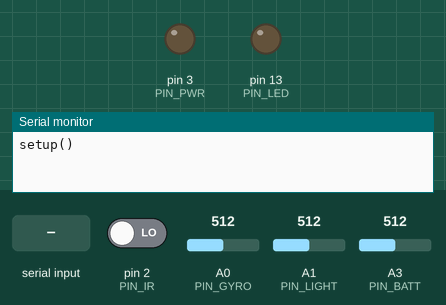
Simulated run of this sketch. Board: Arduino Uno, built with avr-gcc and run on an emulated ATmega328P. Parts: output pins drawn as LEDs (lit = HIGH), the last lines printed to the serial monitor. Dashed ring = blinking. The inputs (shaded band) are chosen by the test bench; at power-on: pin 2 (PIN_IR) LOW, A3 (PIN_BATT) = 512, A0 (PIN_GYRO) = 512, A1 (PIN_LIGHT) = 512. Random numbers use the default seed unless the sketch sets one.

Above: at 0.1 s.
At 2.3 s:
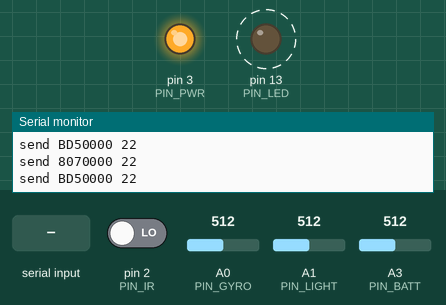
2.4 s: "o90\n" received over Serial
At 4.07 s:
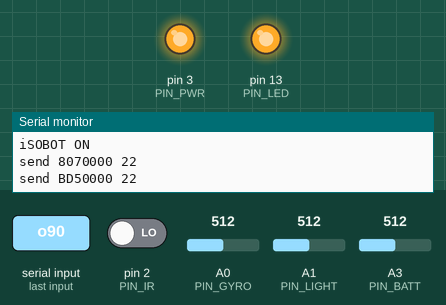
8.2 s: pin 2 (PIN_IR) driven HIGH
13.5 s: A3 (PIN_BATT) set to 164
19.1 s: A3 (PIN_BATT) set to 149
22.6 s: byte 115 ('s') received over Serial
Timing chart, 0 to 25.2 s (numbered marks = the images above; inputs shaded):
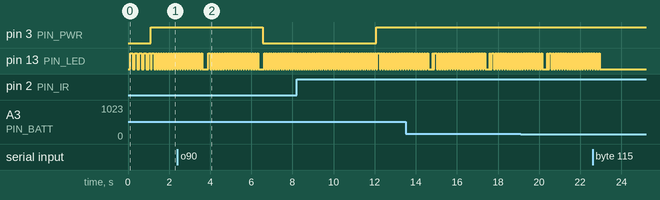

The sketch:

isobot3.ino
```cpp
#define DIM(a) (sizeof(a)/sizeof(a[0]))

#define PIN_IR   2 // digital - do not change this or change the pin assignment in PCINT receiver
#define PIN_PWR  3 // digital - controlls power to the iSobot 0-ON 1-OFF
#define PIN_LED 13 // digital

#define PIN_GYRO  0 // analog
#define PIN_LIGHT 1 // analog
#define PIN_BATT  3 // analog

#define CMD_AIRDRUMS 0x8D
#define CMD_HP       0xD5
#define CMD_MODE_RC  0x07
#define CMD_GOODMORNING 0x44
#define CMD_CLINK    0x7E
#define CMD_LOVE1    0x6B

#define CMD_TURNON 0x01
#define CMD_ACTIVATED 0x02
#define CMD_READY 0x03
#define CMD_RC_CONFIRM 0x04
#define CMD_RC_PROMPT 0x05
#define CMD_MODE_PROMPT 0x06
#define CMD_IDLE_PROMPT 0x0B // 0x0C,0x0D,0x0E all the same
#define CMD_HUMMING_PROMPT 0x0F
#define CMD_COUGH_PROMPT 0x10
#define CMD_TIRED_PROMPT 0x11
#define CMD_SLEEP_PROMPT 0x12
#define CMD_FART 0x40 // 2A
#define CMD_ALLYOURBASES 0x41
#define CMD_SHOOT_RIGHT 0x64
#define CMD_SHOOT_RIGHT2 0x68
#define CMD_SHOOT2 0x69
#define CMD_BEEP 0x6a
#define CMD_BANZAI 0x7F
#define CMD_CHEER1 0x90
#define CMD_CHEER2 0x91
#define CMD_DOG 0x92
#define CMD_CAR 0x93
#define CMD_EAGLE 0x94
#define CMD_ROOSTER 0x95
#define CMD_GORILLA 0x96
#define CMD_LOOKOUT 0xA1
#define CMD_STORY1 0xA2 // knight and princess
#define CMD_STORY2 0xA3 // ready to start day
#define CMD_GREET1 0xA4 // good morning
#define CMD_GREET2 0xA5 // do somthing fun
#define CMD_POOP 0xA6 // poops his pants
#define CMD_GOOUT 0xA7 // ready to go out dancing
#define CMD_HIBUDDY 0xA8 // .. bring a round of drinks
#define CMD_INTRODUCTION 0xA9
#define CMD_ATYOURSERVICE 0xAA
#define CMD_SMELLS 0xAB
#define CMD_THATWASCLOSE 0xAC
#define CMD_WANNAPICEOFME 0xAD
#define CMD_RUNFORYOURLIFE 0xAE
#define CMD_TONEWTODIE 0xAF
// 0xB0 - nothing?
#define CMD_SWANLAKE 0xB1
#define CMD_DISCO 0xB2
#define CMD_MOONWALK 0xB3
#define CMD_REPEAT_PROMPT 0xB4
#define CMD_REPEAT_PROMPT2 0xB5
#define CMD_REPEAT_PROMPT3 0xB6
// 0xB7-0xC4 steps in different directions
#define CMD_HEADSMASH 0xC5
#define CMD_HEADHIT 0xC6
// 0xCC-0xD2 - unknown (use param?)
#define CMD_HIBEEP 0xD3
// 0xD4 - unknown (use param?)
#define CMD_BEND_BACK 0xD8 // same up to 0xDB
#define CMD_SQUAT 0xDB // also 0xDC
#define CMD_BEND_FORWARD 0xDD
#define CMD_HEAD_LEFT_60 0xDE
#define CMD_HEAD_LEFT_45 0xDF
#define CMD_HEAD_LEFT_30 0xE0
#define CMD_HEAD_RIGHT_30 0xE1
#define CMD_HEAD_RIGHT_45 0xE2
#define CMD_HEAD_RIGHT_60 0xE3
// seems identical to A & B getups
#define CMD_GETUP_BELLY 0xE4
#define CMD_GETUP_BACK 0xE5
// E6 unknown
#define CMD_HEAD_SCAN_AND_BEND 0xE7
#define CMD_ARM_TEST 0xE8
#define CMD_FALL_AND_LEG_TEST 0xE9
#define CMD_THANKYOUSIR 0xEA
#define CMD_ILOVEYOU_SHORT 0xEB
// CMD_3BEEPS goes through some test sequence and also turns sounds (starts?)
// into beeps for all commands (power off to quit this mode)
// (looks like a tool to synchronize sound with moves)
#define CMD_3BEEPS 0xEC
#define CMD_FALL_DEAD 0xED
#define CMD_3BEEPS_AND_SLIDE 0xEE
// EF-FF unknown

/////////////////////////////////////////////////////////////////////////////////

inline
byte computeCheckSum( long cmd )
{
  // cmd &= ~0x07000000; // clear up existing checksum if any
  // first sum up all bytes
  byte s = cmd + (cmd >> 8) + (cmd >> 16) + (cmd >> 24);
  // then sum up the result, 3 bits at a time
  s = (s & 7) + ((s >> 3) & 7) + (s >> 6) & 7;
  // return 3 lower bits of the sum
  return s & 7;
}

inline
byte computeCheckSum( byte hdr, byte cmd1, byte cmd2, byte cmd3 )
{
  // first sum up all bytes
  byte s = hdr + cmd1 + cmd2 + cmd3;
  // then sum up the result, 3 bits at a time
  s = (s & 7) + ((s >> 3) & 7) + (s >> 6) & 7;
  // return 3 lower bits of the sum
  return s & 7;
}

inline
byte makeHdr(byte channel, byte msgtype, byte checksum = 0)
{
  return (channel << 5) + (msgtype << 3) + checksum;
}

// 2 byte command, type = 01
inline
unsigned long irMakeMsg(byte ch, byte cmd, byte par = 0)
{
  byte hdr = makeHdr(ch,1);
  hdr += computeCheckSum( hdr, cmd, par, 0 );
  unsigned long msg = hdr;
  msg <<= 8;
  msg |= cmd;
  msg <<= 8;
  msg |= par;
  msg <<= 8;
  msg |= 0;
  return msg;
}

// 3 byte command, type = 00
inline
unsigned long irMakeMsg(byte ch, byte cmd1, byte cmd2, byte cmd3)
{
  byte hdr = makeHdr(ch,0);
  hdr += computeCheckSum( hdr, cmd1, cmd2, cmd3 );
  unsigned long msg = hdr;
  msg <<= 8;
  msg |= cmd1;
  msg <<= 8;
  msg |= cmd2;
  msg <<= 8;
  msg |= cmd3;
  return msg;
}

inline
unsigned long irMakeHandMsg(byte leftRotator, byte leftElboW, byte rightRotator, byte rightElbow)
{
}


/////////////////////////////////////////////////////////////////////////////////

#define TimeStart 2500
#define TimeZero  500
#define TimeOne   1000
#define TimeOff   500

////////////////////////////////////////////////////////////////////////////////////////
// generate (simulate) a burst of IR for given time
//
void irSendSignal(unsigned time)
{
    // outputing 0 (we are open-collector with the isobot's IR sensor
    pinMode(PIN_IR,OUTPUT);
    delayMicroseconds( time );
    // making the PIN an input again will remove the drive to 0, hence let the IR sensor to act
    pinMode(PIN_IR,INPUT);
}


//////////////////////////////////////////////////////////////////////////////////////
// send full message (either 22 or 30 bits depending on msg type field)
// the cmd format is:
// - header on the most siginificant byte (00CTTSSS - C-channel; TT-type; SSS-checksum)
// - then payload on lower bytes
//
void irSendMsg(unsigned long msg)
{
    byte len = ((msg >> 24) & (3<<3)) == 0 ? 30 : 22;

    Serial.print("send ");
    Serial.print(msg,HEX);
    Serial.print(' ');
    Serial.print(len,DEC);
    Serial.print(' ');
    Serial.println();

    irSendSignal( TimeStart );
    // the message type field is
    for(byte bit = len; bit > 0; bit--)
    {
      // probe the current top bit only (hope the ar-gcc will optimize this '>> &' as a single byte operation)
      // this probe start from the top header bit but then we shift up the cmd
      unsigned time = ((msg >> 24) & (1<<5)) == 0 ? TimeZero : TimeOne;
//      Serial.print(time==TimeOne?'1':'0');
      delayMicroseconds(time);
      irSendSignal( TimeOff );
      // shift up the message to prepare for another turn
      msg <<= 1;
    }
}

void irSendMsg(byte ch, byte cmd, byte par = 0)
{
  irSendMsg(irMakeMsg(ch,cmd,par));
}

void irSendMsg(byte ch, byte cmd, byte par, byte par2)
{
  irSendMsg(irMakeMsg(ch,cmd,par,par2));
}


////////////////////////////////////////////////////////////////////////////////////////////
////////////////////////////        IR RECEIVER      ///////////////////////////////////////
////////////////////////////////////////////////////////////////////////////////////////////

inline
unsigned long elapsedSince(unsigned long since, unsigned long now)
{
  return since <= now ? now-since : 0xFFFFFFFFUL - (since-now);
}

inline
unsigned long elapsedSince(unsigned long since)
{
  return elapsedSince( since, micros() );
}

#define IS_X(t,x) ((t > 3*(x)/4) && (t < 5*(x)/4))
#define IS_0(t) IS_X(t,TimeZero)
#define IS_1(t) IS_X(t,TimeOne)
#define IS_S(t) IS_X(t,TimeStart)
#define IS_O(t) IS_X(t,TimeOff)

#define IRISR
#ifdef IRISR

// pin state change interrupt based IR receiver
// observing the IR pin changes, measure time between interrupts
// use state machine to decide what to do

enum
{
  ISR_IDLE,   // nothing is/was happening (quiet)
  ISR_START,  // start of sequence, was waiting for a header signal
  ISR_BIT_ON, // transsmitting a bit (IR carrier turned off so measure its duration and record a bit)
  ISR_BIT_OFF // in an OFF bit slot (IR carrier turned on, waiting of IR to stop)
}
isrState = ISR_IDLE;

unsigned long isrLastTimeStamp;
unsigned long isrRcvCmd;
unsigned long isrNewCmd;
byte isrBitLen = 22;
byte isrBitCnt;

void isrDebug()
{
  Serial.print("ISR ");
  Serial.print(isrState,DEC);
  Serial.print(' ');
  Serial.print(isrBitLen,DEC);
  Serial.print(' ');
  Serial.print(isrBitCnt,DEC);
  Serial.print(" 0x");
  Serial.print(isrNewCmd,HEX);
  Serial.println();
}

ISR( PCINT2_vect )
{
  // PIN_IR == #2 --> PD2;
  // receiving a modulated IR signal makes the pin go low (active low)
  byte transmitting = (PIND & (1<<2)) == 0;

  // compute elapsed time since last change
  unsigned elapsed;
  {
    #if 1
    unsigned long timeStamp = micros();
    elapsed = elapsedSince(isrLastTimeStamp,timeStamp);
    #else  //--> faster yet do it inline
    // copied from wiring.c - external time counters updated in TCNT0 overflow ISR
    extern volatile unsigned long timer0_overflow_count;
    unsigned long timeStamp = ((timer0_overflow_count) << 8) | TCNT0;
    elapsed = timeStamp > isrLastTimeStamp ? timeStamp-isrLastTimeStamp : 0xFFFFFFFFUL - (isrLastTimeStamp-timeStamp);
    #endif
    isrLastTimeStamp = timeStamp;
  }
  // when in 'isrState' and we have received a change notification (isr) then do
  switch( isrState )
  {
    case ISR_IDLE :
      if( transmitting ) isrState = ISR_START;
      break;
    case ISR_START:
      isrBitCnt = 0;
      isrNewCmd = 0;
      isrBitLen = 22;
      if( !transmitting && IS_S(elapsed) )
        isrState = ISR_BIT_ON; // bits are now rolling
      else
        isrState = ISR_IDLE;   // wrong timing of start or pin state
      break;
    case ISR_BIT_ON:
      if( transmitting )
      {
        isrState = ISR_BIT_OFF;
        isrNewCmd <<= 1;
        isrBitCnt ++;
        if( IS_1(elapsed) )
        {
          isrNewCmd |= 1;
        }
        else if( IS_0(elapsed) )
        {
          // isrNewCmd |= 0;
        }
        else
          isrState = ISR_START; // bad timing, start over
        if( isrBitCnt == 3 ) // we have received 3rd bit of header
        {
          isrBitLen = (isrNewCmd & 3) == 0 ? 30 : 22; // 2 vs 3 byte commands
        }
      }
      else isrState = ISR_IDLE; // bad state (should never get here...)
      break;
    case ISR_BIT_OFF:
      if( !transmitting && IS_O(elapsed) )
      {
        if( isrBitCnt == isrBitLen ) // is this the end?
        {
          isrState = ISR_IDLE;
          isrRcvCmd = isrNewCmd;
        }
        else
          isrState = ISR_BIT_ON; // keep bits rolling
      }
      else
        if( IS_S(elapsed) )
          isrState = ISR_START;
        else
          isrState = ISR_IDLE;
      break;
  }
}


long irRecv()
{
    byte oldSREG = SREG;
    cli();
    long cmd = isrRcvCmd;
    isrRcvCmd = 0;
    SREG = oldSREG;
    return cmd;
}

#else
//////////////////////////////////////////////////////////////////////
// polling/blocking version of IR receiver
//////////////////////////////////////////////////////////////////////

//////////////////////////////////////////////////////////////////////
// waits for IR carrier transitions (on->off & off->on)
// returns duration of the specified state (HIGH->IR transmitting; LOW->IR off)
// returns 0 if timeout
unsigned irRecvSignal(byte waitFor)
{
  while(digitalRead(PIN_IR)==(waitFor==LOW?HIGH:LOW)) {};
  unsigned long start = micros();
  while(digitalRead(PIN_IR)==waitFor) {};
  return elapsedSince(start);
}

////////////////////////////////////////////////////////////////////////
// receives all 22 bits of the messagge
long irRecv()
{
  Serial.println("Waiting...");
  unsigned time = irRecvSignal(LOW);
  if( !IS_S(time) )
  {
    Serial.println("False Start");
    Serial.println(time);
    return 0;
  }
  long bits = 0;
  byte len = 22;
  for(int i = 0; i < len; i++ )
  {
    bits <<= 1;
    time = irRecvSignal(HIGH);
    if( IS_1(time) )
    {
      bits |= 1;
    }
    else if( IS_0(time) )
    {
      bits |= 0;
    }
    else
    {
      Serial.println("Bad Bit");
      Serial.println(time);
      return 0;
    }
    // check type of message (when recved) to guess the message length (either 22 ot 30 bits)
    if( bit == 3 )
    {
      byte msgtype = bits & 0x3;
      if( msgtype == 0 ) len = 30;
    }
  }
  return bits;
}
#endif

//-----------------------------------------------------------------------------------
//-----------------------------------------------------------------------------------
//-----------------------------------------------------------------------------------

bool isOn()
{
  return analogRead(PIN_GYRO)>200;
}

void iSobotOn()
{
  Serial.println("iSOBOT ON");
  digitalWrite(PIN_PWR,1);
  pinMode(PIN_PWR,OUTPUT);
  for( byte i = 0; i < 50; i++ )
  {
    delay(55);
    digitalWrite(PIN_LED,1);
    delay(55);
    digitalWrite(PIN_LED,0);
    if( isOn() ) break;
  }
  for( byte i = 0; i < 20; i++ )
  {
    digitalWrite(PIN_LED,1);
    delay(33);
    irSendMsg(0,CMD_MODE_RC);
    digitalWrite(PIN_LED,0);
    delay(33);
    irSendMsg(0,CMD_HP);
  }
  delay(33);
  irSendMsg(0,CMD_HIBEEP);
  delay(100);
//  irSendCmd(MSG_GOODMORNING);
//  delay(4000);
}

void iSobotOff()
{
  Serial.println("iSOBOT OFF");
  // turn him off!
  digitalWrite(PIN_PWR,0);
  for( byte i = 0; i < 50; i++ )
  {
    delay(55);
    digitalWrite(PIN_LED,1);
    delay(55);
    digitalWrite(PIN_LED,0);
    if( !isOn() ) break;
  }
}

void setup()
{
  digitalWrite(PIN_PWR,0);
  pinMode(PIN_PWR,OUTPUT);
  pinMode(PIN_LED,OUTPUT);
  digitalWrite(PIN_LED,1);
  Serial.begin(9600);
  Serial.println("setup()");
  #ifdef IRISR
  PCICR  |=  4; // enable PCIE2
  PCMSK2 |=  4; // enable PCINT18 --> Pin Chnage Interrupt of PD2
  #endif
  for( byte i = 0; i < 5; i++ )
  {
    digitalWrite(PIN_LED,0);
    delay(111);
    digitalWrite(PIN_LED,1);
    delay(111);
    digitalWrite(PIN_LED,0);
  }
}

void specialShow()
{
  irSendMsg(0,CMD_EAGLE);
  delay(4000);
  irSendMsg(0,CMD_AIRDRUMS);
  delay(15000);
  irSendMsg(0,CMD_HP);
  irSendMsg(0,random(0,10)<5?CMD_CLINK:CMD_LOVE1);
}

//-----------------------------------------------------------------------------------

char key = 0;
byte cmd = 0;
byte par = 0;
byte par2 = 0;
byte num = 0;
byte cnt = 1;
unsigned lastCmdSecond=0;
unsigned secondsCount = 0;
char lastLight = 0;

void loop()
{
  {
    iSobotOn();
    byte newCmd = 0;
    unsigned nowSecond = millis()/1000;
    bool secondTick = secondsCount<nowSecond;
    if( secondTick )
    {
      secondsCount = nowSecond;
      unsigned batt = ((long)analogRead(PIN_BATT)*825)/(1024/8); // in [mV] from 2[divider]*3300[Vref]/1024[DAC full scale]
      unsigned gyro = analogRead(PIN_GYRO);
      char light = (25*(1023-analogRead(PIN_LIGHT)))/256; // 100/1025 = 25/256
      {
        Serial.print("batt=");Serial.print(batt);Serial.print("mV");
        Serial.print(" gyro=");Serial.print(gyro);
        Serial.print(" light=");Serial.print(light,DEC);;Serial.print('%');
        Serial.println();
      }

      if( secondsCount-lastCmdSecond  > 20 )
      {
        #if 0
        const byte s[] = {CMD_SQUAT,CMD_BEND_BACK,CMD_BEND_FORWARD,CMD_HEAD_LEFT_30,CMD_HEAD_RIGHT_30};
        byte cmd = s[random(0,sizeof(s)-1)];
        #else
        byte cmd = CMD_HP;
        #endif
        irSendMsg(0,cmd,0);
        lastCmdSecond = secondsCount;
      }

      {
        /*
        if( lastLight-light > 300 || lastLight-light < -300 )
        {
          Serial.print("light change ");Serial.println(lastLight-light);
          if( lastLight<light )
             iSobotOn();
          else
             iSobotOff();
          lastLight = light;
        }
        */
      }

    }
    lastCmdSecond = secondsCount;

    key = 0;
    if( Serial.available() )
      key = Serial.read();
    switch(key)
    {
      case 'i':
      {
        isrDebug();
        unsigned long rcv = irRecv();
        Serial.println(rcv,HEX);
        Serial.print("batt  = ");Serial.println(analogRead(PIN_BATT));
        Serial.print("gyro  = ");Serial.println(analogRead(PIN_GYRO));
        Serial.print("light = ");Serial.println(analogRead(PIN_LIGHT));
        Serial.println(lastLight);
        break;
      }
      case 'o': {
        if( num ) iSobotOn();
        else      iSobotOff();
        num = 0;
        break;
      }
      case 'n':
      case '+': cmd++; newCmd=true; break;
      case 'p':
      case '-': cmd--; newCmd=true; break;
      case ' ': newCmd=true; break;
      case 'r': irSendMsg(0,CMD_MODE_RC); break;
      case 'h': irSendMsg(0,CMD_HP); break;
      case 'x': newCmd=1; break;
      case 'z': newCmd=2; break;
      case 'm': cnt = num; num=0; break;
      case 'a': par = num; num=0; break;
      case 'b': par2 = num; num=0; break;
      case 'c': cmd = num; num=0;  break;
      case 's': specialShow(); break;
      case 'q': irSendMsg(0x30C2080); break;
      default:
        if( key >= '0' and key <= '9' )
        {
          num *= 10;
          num += key-'0';
        }
        else
          if( key )
            Serial.println("n+p- rhxmds\n");
    }
    if( key )
    {
      Serial.println();
      Serial.print("num=");Serial.println(num,DEC);
      Serial.print("cmd=");Serial.println(cmd,HEX);
      Serial.print("par=");Serial.println(par,HEX);
      Serial.print("par2=");Serial.println(par2,HEX);
      Serial.print("cnt=");Serial.println(cnt,DEC);
    }
    if( newCmd )
    {
      for( int n = cnt; n > 0; n-- )
      {
          if( newCmd == 2 )
            irSendMsg(0,cmd,par,par2);
          else
            irSendMsg(0,cmd,par);
          newCmd = 0;
          delay(500);
      }
    }
    unsigned long rcv = irRecv();
    if(rcv)
    {
      digitalWrite(PIN_LED,1);
      Serial.print("recv ");
      Serial.println(rcv,HEX);
      lastCmdSecond = secondsCount;
      digitalWrite(PIN_LED,0);
    }
  }
}
```
